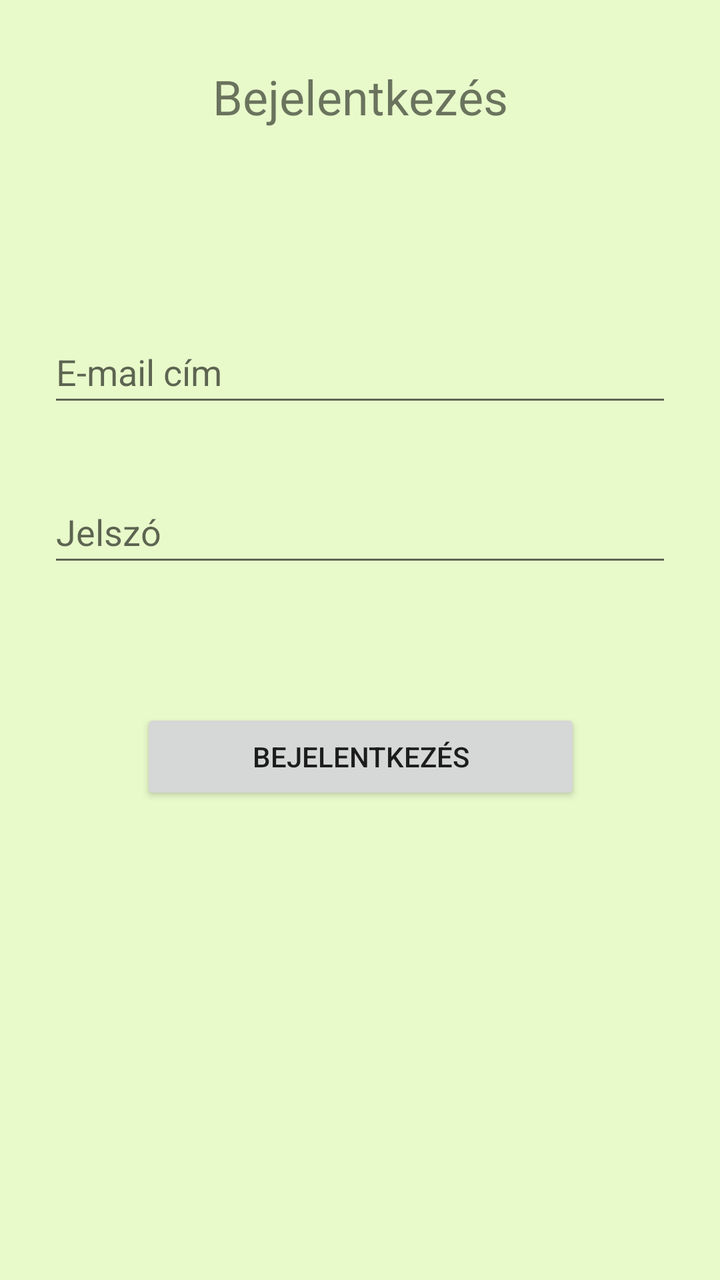
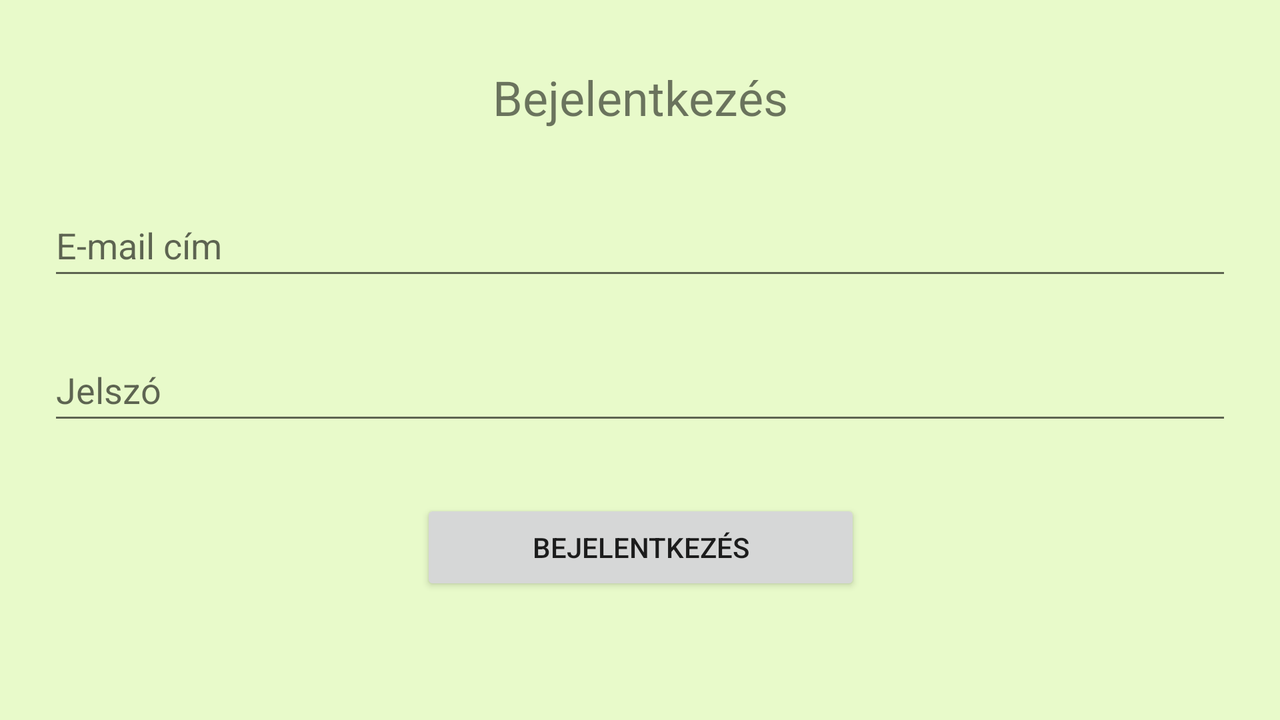

Compare how this app lays out the same screen by default and in its alternative resource folder. The renders come first, then the two layout files and the values they reference.
<!-- AndroidManifest.xml: application theme Theme.GadgetShop -->
<!-- res/layout/activity_login.xml -->
<?xml version="1.0" encoding="utf-8"?>
<androidx.constraintlayout.widget.ConstraintLayout xmlns:android="http://schemas.android.com/apk/res/android"
    xmlns:app="http://schemas.android.com/apk/res-auto"
    xmlns:tools="http://schemas.android.com/tools"
    android:layout_width="match_parent"
    android:layout_height="match_parent"
    android:background="#E8FACA"
    tools:context=".LoginActivity">

    <TextView
        android:id="@+id/textView2"
        android:layout_width="wrap_content"
        android:layout_height="wrap_content"
        android:layout_marginTop="32dp"
        android:layout_marginBottom="32dp"
        android:text="@string/login"
        android:textSize="24sp"
        app:layout_constraintBottom_toTopOf="@+id/editTextEmail2"
        app:layout_constraintEnd_toEndOf="parent"
        app:layout_constraintStart_toStartOf="parent"
        app:layout_constraintTop_toTopOf="parent" />

    <EditText
        android:id="@+id/editTextEmail2"
        android:layout_width="match_parent"
        android:layout_height="wrap_content"
        android:layout_marginStart="24dp"
        android:layout_marginTop="64dp"
        android:layout_marginEnd="24dp"
        android:layout_marginBottom="32dp"
        android:ems="10"
        android:hint="@string/email"
        android:inputType="textEmailAddress"
        android:minHeight="48dp"
        app:layout_constraintBottom_toTopOf="@+id/editTextPassword2"
        app:layout_constraintEnd_toEndOf="@+id/textView2"
        app:layout_constraintStart_toStartOf="@+id/textView2"
        app:layout_constraintTop_toBottomOf="@+id/textView2" />

    <EditText
        android:id="@+id/editTextPassword2"
        android:layout_width="match_parent"
        android:layout_height="wrap_content"
        android:layout_marginStart="24dp"
        android:layout_marginTop="32dp"
        android:layout_marginEnd="24dp"
        android:ems="10"
        android:hint="@string/password"
        android:inputType="textPassword"
        android:minHeight="48dp"
        app:layout_constraintEnd_toEndOf="@+id/editTextEmail2"
        app:layout_constraintStart_toStartOf="@+id/editTextEmail2"
        app:layout_constraintTop_toBottomOf="@+id/editTextEmail2" />

    <Button
        android:id="@+id/button"
        android:layout_width="220dp"
        android:layout_height="wrap_content"
        android:layout_marginTop="64dp"
        android:onClick="login"
        android:text="@string/login"
        app:layout_constraintBottom_toBottomOf="parent"
        app:layout_constraintEnd_toEndOf="@+id/editTextPassword2"
        app:layout_constraintStart_toStartOf="@+id/editTextPassword2"
        app:layout_constraintTop_toTopOf="parent"
        app:layout_constraintVertical_bias="0.55" />
</androidx.constraintlayout.widget.ConstraintLayout>
<!-- resources referenced by this layout -->
<resources>
  <string name="email">E-mail cím</string>
  <string name="login">Bejelentkezés</string>
  <string name="password">Jelszó</string>
  <style name="Theme.GadgetShop" parent="Theme.MaterialComponents.DayNight.DarkActionBar">
          
          <item name="colorPrimary">@color/green</item>
          <item name="colorPrimaryVariant">@color/darkgreen</item>
          <item name="colorOnPrimary">@color/white</item>
          
          <item name="colorSecondary">@color/teal_200</item>
          <item name="colorSecondaryVariant">@color/teal_700</item>
          <item name="colorOnSecondary">@color/black</item>
          
          <item name="android:statusBarColor" tools:targetApi="l">?attr/colorPrimaryVariant</item>
          
      </style>
  <color name="green">#1DB528</color>
  <color name="darkgreen">#208F28</color>
  <color name="white">#FFFFFFFF</color>
  <color name="teal_200">#FF03DAC5</color>
  <color name="teal_700">#FF018786</color>
  <color name="black">#FF000000</color>
</resources>
<!-- res/layout-land/activity_login.xml (the author's variant of the layout above) -->
<!-- drawn on the phone turned sideways -->
<?xml version="1.0" encoding="utf-8"?>
<androidx.constraintlayout.widget.ConstraintLayout xmlns:android="http://schemas.android.com/apk/res/android"
    xmlns:app="http://schemas.android.com/apk/res-auto"
    xmlns:tools="http://schemas.android.com/tools"
    android:layout_width="match_parent"
    android:layout_height="match_parent"
    android:background="#E8FACA"
    tools:context=".LoginActivity">

    <TextView
        android:id="@+id/textView2"
        android:layout_width="wrap_content"
        android:layout_height="wrap_content"
        android:layout_marginTop="32dp"
        android:layout_marginBottom="16dp"
        android:text="@string/login"
        android:textSize="24sp"
        app:layout_constraintBottom_toTopOf="@+id/editTextEmail2"
        app:layout_constraintEnd_toEndOf="parent"
        app:layout_constraintStart_toStartOf="parent"
        app:layout_constraintTop_toTopOf="parent" />

    <EditText
        android:id="@+id/editTextEmail2"
        android:layout_width="match_parent"
        android:layout_height="wrap_content"
        android:layout_marginStart="24dp"
        android:layout_marginTop="16dp"
        android:layout_marginEnd="24dp"
        android:layout_marginBottom="16dp"
        android:ems="10"
        android:hint="@string/email"
        android:inputType="textEmailAddress"
        android:minHeight="48dp"
        app:layout_constraintBottom_toTopOf="@+id/editTextPassword2"
        app:layout_constraintEnd_toEndOf="@+id/textView2"
        app:layout_constraintStart_toStartOf="@+id/textView2"
        app:layout_constraintTop_toBottomOf="@+id/textView2" />

    <EditText
        android:id="@+id/editTextPassword2"
        android:layout_width="match_parent"
        android:layout_height="wrap_content"
        android:layout_marginStart="24dp"
        android:layout_marginTop="8dp"
        android:layout_marginEnd="24dp"
        android:layout_marginBottom="32dp"
        android:ems="10"
        android:hint="@string/password"
        android:inputType="textPassword"
        android:minHeight="48dp"
        app:layout_constraintBottom_toTopOf="@+id/button"
        app:layout_constraintEnd_toEndOf="@+id/editTextEmail2"
        app:layout_constraintStart_toStartOf="@+id/editTextEmail2"
        app:layout_constraintTop_toBottomOf="@+id/editTextEmail2" />

    <Button
        android:id="@+id/button"
        android:layout_width="220dp"
        android:layout_height="wrap_content"
        android:onClick="login"
        android:text="@string/login"
        app:layout_constraintBottom_toBottomOf="parent"
        app:layout_constraintEnd_toEndOf="@+id/editTextPassword2"
        app:layout_constraintStart_toStartOf="@+id/editTextPassword2"
        app:layout_constraintTop_toTopOf="parent"
        app:layout_constraintVertical_bias="0.8" />
</androidx.constraintlayout.widget.ConstraintLayout>
